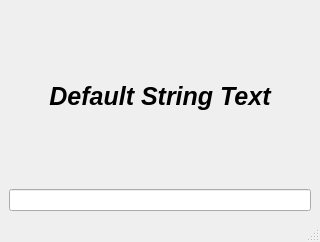
<?xml version="1.0" encoding="UTF-8"?>
<ui version="4.0">
 <class>MainWindow</class>
 <widget class="QMainWindow" name="MainWindow">
  <property name="geometry">
   <rect>
    <x>0</x>
    <y>0</y>
    <width>320</width>
    <height>242</height>
   </rect>
  </property>
  <property name="windowTitle">
   <string>MainWindow</string>
  </property>
  <widget class="QWidget" name="centralwidget">
   <layout class="QVBoxLayout" name="verticalLayout">
    <item>
     <widget class="QLabel" name="label">
      <property name="font">
       <font>
        <pointsize>19</pointsize>
        <italic>true</italic>
        <bold>true</bold>
        <underline>false</underline>
        <strikeout>false</strikeout>
       </font>
      </property>
      <property name="text">
       <string>Default String Text</string>
      </property>
      <property name="alignment">
       <set>Qt::AlignCenter</set>
      </property>
     </widget>
    </item>
    <item>
     <widget class="QLineEdit" name="lineEdit"/>
    </item>
   </layout>
  </widget>
  <widget class="QMenuBar" name="menubar">
   <property name="geometry">
    <rect>
     <x>0</x>
     <y>0</y>
     <width>320</width>
     <height>22</height>
    </rect>
   </property>
  </widget>
  <widget class="QStatusBar" name="statusbar"/>
 </widget>
 <resources/>
 <connections/>
</ui>
